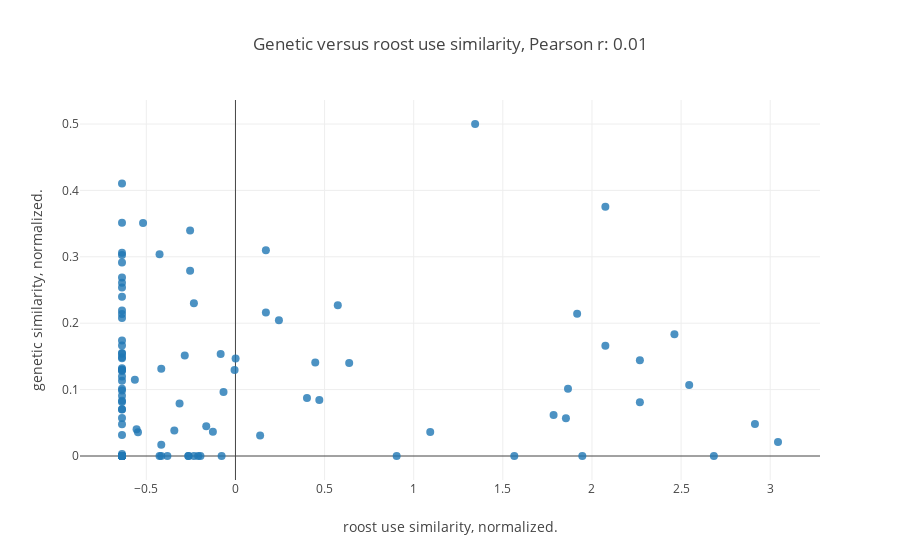

Notebook code for this chart:
### Code cell
### get ana's data onto matrix format, extract sorted vector to compare with others.

Ana_mat= np.array([[Anatree[y][x] for x in Ana_names] for y in Ana_names])
iuANA= np.triu_indices(Ana_mat.shape[0],1)
roost_diss_vector= Ana_mat[iuANA]

## get the same vector from genetic distances.
Ana_gen= np.array([[Ind_asso[y][x] for x in Ana_names] for y in Ana_names])
gen_dist_vector= Ana_gen[iuANA]

### now we normalize each and calculate Pearson's r.
roost_diss_vector= scale(roost_diss_vector)
#gen_dist_vector= scale(gen_dist_vector)

pear= pearsonr(roost_diss_vector,gen_dist_vector)[0]
## Now we plot one against the other before proceeding to a test of it's significance.

fig_gen_to_dist= [go.Scatter(
    x= roost_diss_vector,
    y= gen_dist_vector,
    type='scatter',
    mode= "markers",
    marker= {
    'line': {'width': 0},
    'size': 8,
    'symbol': 'circle',
  "opacity": .8
  }
)]

layout= go.Layout(
    title= 'Genetic versus roost use similarity, Pearson r: {}'.format(round(pear,3)),
    xaxis= dict(
        title= 'roost use similarity, normalized.'
    ),
    yaxis= dict(
        title= 'genetic similarity, normalized.'
    )
)


fig = go.Figure(data=fig_gen_to_dist, layout=layout)
iplot(fig)

### Figure 1 — Plotly figure (JSON) as saved in the notebook; plotly's stock layout.template omitted (floating-point values rounded to 4 significant figures)
{"data": [{"marker": {"line": {"width": 0}, "opacity": 0.8, "size": 8, "symbol": "circle"}, "mode": "markers", "type": "scatter", "x": [0.4477, -0.6365, -0.4259, -0.6365, -0.6365, -0.2545, 0.638, 1.093, 0.9043, -0.6365, -0.5644, -0.6365, -0.6365, -0.6365, -0.6365, -0.6365, -0.6365, -0.6365, -0.6365, 2.269, 2.914, 1.345, -0.6365, -0.06706, -0.5469, -0.5547, -0.6365, -0.2332, 0.1707, 0.5741, -0.2332, -0.6365, -0.6365, -0.6365, -0.6365, -0.6365, -0.6365, -0.6365, -0.6365, -0.07771, -0.2641, -0.2641, -0.6365, -0.6365, -0.6365, -0.6365, -0.6365, -0.6365, -0.6365, -0.6365, 0.4705, -0.5184, -0.6365, -0.6365, -0.6365, -0.6365, -0.6365, -0.6365, -0.6365, -0.6365, -0.1639, -0.6365, -0.6365, -0.4259, -0.3431, -0.08304, -0.2845, -0.3135, 0.1383, -0.6365, -0.6365, -0.005078, -0.2545, -0.2094, 0.0007333, -0.3818, 0.1707, 1.946, 1.785, -0.6365, -0.1266, -0.6365, -0.6365, -0.6365, 2.269, -0.6365, 0.4012, -0.6365, -0.6365, -0.6365, -0.4162, -0.4162, 0.2438, -0.1964, -0.4162, 1.854, 1.564, 1.866, 2.075, 2.545, 2.684, 2.075, 1.917, 2.463, 3.044], "y": [0.141, 0.1321, 0.3038, 0.2916, 0, 0.3396, 0.1401, 0.036, 0, 0.3027, 0.115, 0, 0, 0.3514, 0.1282, 0.1553, 0.2193, 0, 0.1471, 0.1443, 0.0482, 0.5, 0.1013, 0.0962, 0.0358, 0.0404, 0.1134, 0, 0.2161, 0.2271, 0.2299, 0, 0, 0, 0.0833, 0.048, 0, 0.2138, 0, 0, 0, 0, 0.1487, 0.2608, 0.1199, 0.306, 0.2397, 0.0571, 0.1739, 0.4103, 0.0842, 0.3509, 0.0316, 0.1539, 0.0703, 0.1663, 0, 0.0702, 0, 0.1299, 0.0448, 0, 0, 0, 0.0383, 0.1535, 0.1514, 0.0791, 0.0307, 0, 0.1298, 0.1296, 0.2789, 0, 0.1467, 0, 0.31, 0, 0.0619, 0.2689, 0.0367, 0.0029, 0.0907, 0.2077, 0.0811, 0.0986, 0.0873, 0.0813, 0, 0.2537, 0.0171, 0, 0.2044, 0, 0.1313, 0.0567, 0, 0.1012, 0.166, 0.1068, 0, 0.3753, 0.2143, 0.1834, 0.021]}], "layout": {"title": "Genetic versus roost use similarity, Pearson r: 0.01", "xaxis": {"title": "roost use similarity, normalized."}, "yaxis": {"title": "genetic similarity, normalized."}}}
